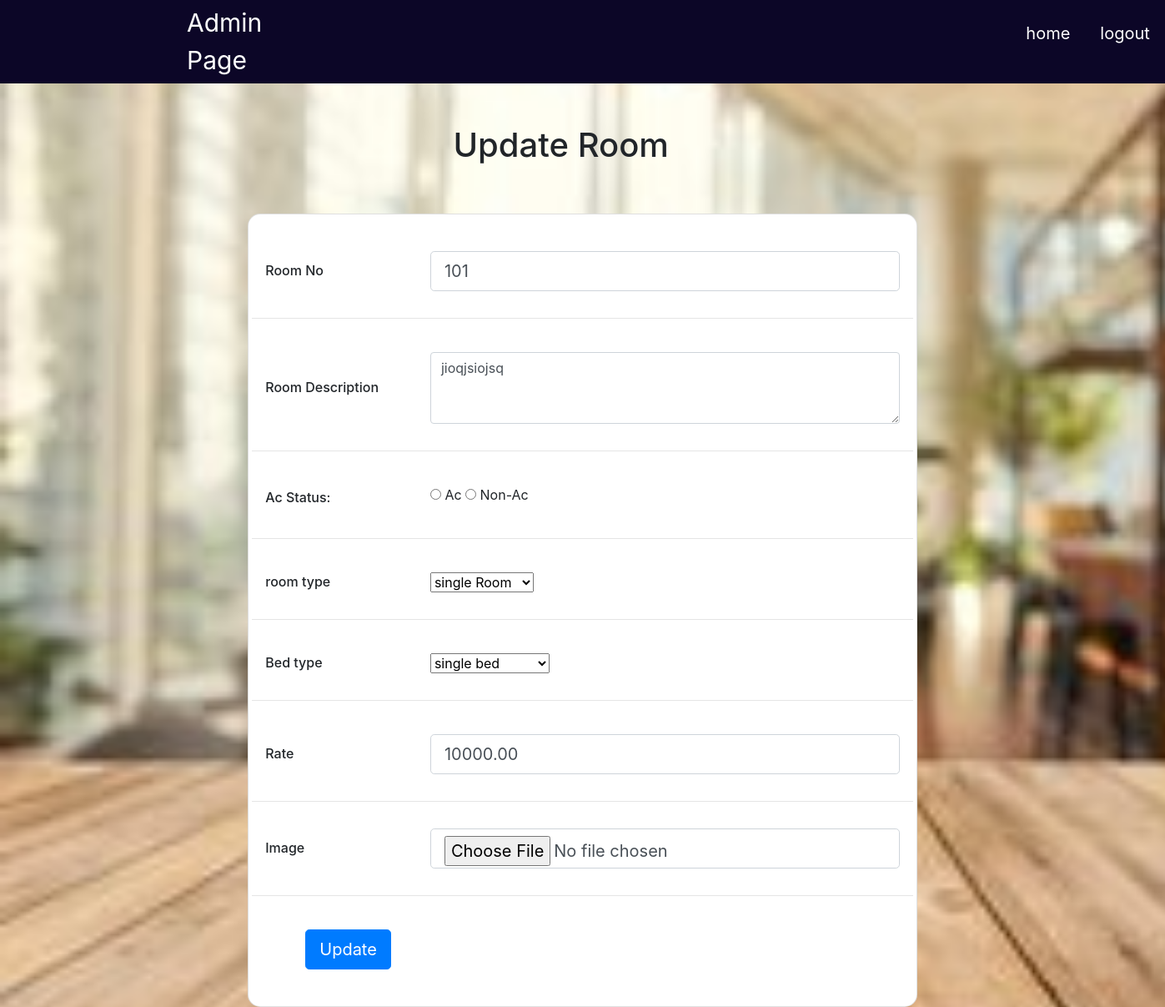
The app's page /adminapp/updateroom/1 with its own data.
### adminapp/models.py (models this page shows)
class AddRoom(models.Model):
    rno= models.IntegerField()
    des= models.TextField(max_length=100)
    ac=models.BooleanField()
    roomtype=models.CharField(max_length=100)
    bedtype=models.CharField(max_length=100)
    rate=models.DecimalField(max_digits=10,decimal_places=2)
    image=models.ImageField(upload_to='images/')
    status=models.BooleanField(default=True)

### adminapp/views.py (the view, shortened to what this page needs)
# urls.py: path('updateroom/<int:id>',update_room,name='upadate_room'),
def update_room(request,id):
    obj=AddRoom.objects.get(pk=id)
    if request.method=='GET':
        return render(request,'adminapp/updateroom.html',context={'j':obj})

### adminapp/templates/adminapp/updateroom.html (shortened to what this page needs)
{% extends 'adminapp/shared/base.html' %}
{% block content %}
<h1 style=" padding-left: 400px; padding-top: 50px; padding-bottom: 50px;">Update Room</h1>
<form method="post" enctype="multipart/form-data">
<section class="vh-100">
  <div class="container h-100">
    <div class="row d-flex justify-content-center align-items-center h-100">
      <div class="col-xl-9">
        <div class="card" style="border-radius: 15px;">
          <div class="card-body">
            <div class="row align-items-center pt-4 pb-3">
              <div class="col-md-3 ps-5">
                <h6 class="mb-0">Room No</h6>
              </div>
              <div class="col-md-9 pe-5">
                <input type="number" placeholder="Enter room no" name="roomno" id="roomno" required class="form-control form-control-lg" value="{{j.rno}}">
              </div>
            </div>
            <hr class="mx-n3">
            <div class="row align-items-center pt-4 pb-3">
              <div class="col-md-3 ps-5">
                <h6 class="mb-0">Room Description</h6>
              </div>
              <div class="col-md-9 pe-5">
                <textarea class="form-control" rows="3" placeholder="Enter description" name="des" id="des" >{{j.des}}</textarea>
              </div>
            </div>
            <hr class="mx-n3">
            <div class="row align-items-center pt-4 pb-3">
              <div class="col-md-3 ps-5">
                <h6 class="mb-0">Ac Status:</h6>
              </div>
              <div class="col-md-9 pe-5">
                <input type="radio" id="ac" name="ac" value="{{j.ac}}">
                <label for="ac">Ac</label>
                <input type="radio" id="nonac" name="ac" value="False"  >
                <label for="nonac">Non-Ac</label><br>
              </div>
            </div>
            <hr class="mx-n3">
            <div class="row align-items-center pt-4 pb-3">
              <div class="col-md-3 ps-5">
                <h6 class="mb-0">room type</h6>
              </div>
              <div class="col-md-9 pe-5">
                <select id="type" name="type" >
                  <option value="single">single Room</option>
                </select>
              </div>
            </div>
            <hr class="mx-n3">
            <div class="row align-items-center pt-4 pb-3">
              <div class="col-md-3 ps-5">
                <h6 class="mb-0">Bed type</h6>
              </div>
              <div class="col-md-9 pe-5">
                <select id="bed" name="bed">
                  <option value="single">single bed</option>
                </select><br>
              </div>
            </div>
            <hr class="mx-n3">
            <div class="row align-items-center pt-4 pb-3">
              <div class="col-md-3 ps-5">
                <h6 class="mb-0">Rate</h6>
              </div>
              <div class="col-md-9 pe-5">
                <input type="number" placeholder="rate" name="rate" id="rate" required class="form-control form-control-lg" value="{{j.rate}}">
              </div>
            </div>
            <hr class="mx-n3">
            <div class="row align-items-center py-3">
              <div class="col-md-3 ps-5">
                <h6 class="mb-0">Image</h6>
              </div>
              <div class="col-md-9 pe-5">
                <input type="file" id="img" name="img" aria-describedby="inputGroupFileAddon01" class="form-control form-control-lg" value="{{j.image}}">
              </div>
            </div>
            <hr class="mx-n3">
            <div class="px-5 py-4">
              <button type="submit" class="btn btn-primary btn-lg">Update</button>
            </div>
          </div>
        </div>
      </div>
    </div>
  </div>
</section>
</form>
{% endblock content %}

### records on screen
AddRoom: roomno "101", des "jioqjsiojsq", rate "10000.00"
